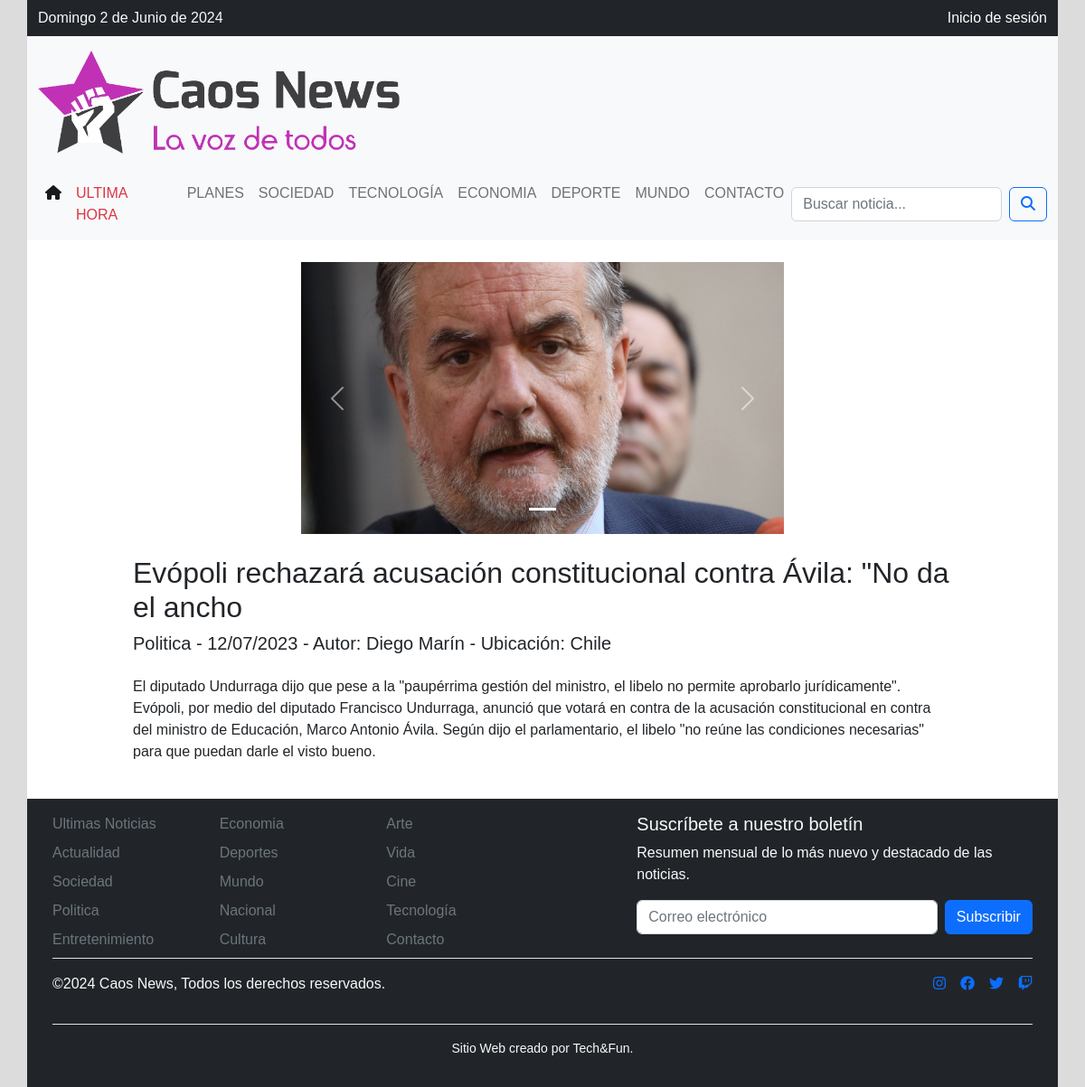
The app's page /noticia/30/ with its own data.
### CaosNewsApp/models.py (models this page shows, shortened)
class ImagenNoticia(models.Model):
    id_imagen = models.AutoField(db_column='id_imagen', primary_key=True)
    noticia = models.ForeignKey(Noticia, on_delete=models.CASCADE, related_name='imagenes')
    imagen = models.ImageField(upload_to=get_image_upload_path, null=True, blank=True)

class Noticia(models.Model):
    id_noticia = models.AutoField(db_column='id_noticia', primary_key=True)
    titulo_noticia = models.CharField(max_length=100, blank=False, null=False)
    cuerpo_noticia = models.TextField(blank=False, null=False, default='')
    id_categoria = models.ForeignKey('Categoria', on_delete=models.PROTECT, db_column='id_categoria')
    id_pais = models.ForeignKey('Pais', on_delete=models.PROTECT, db_column='id_pais', null=True)
    activo = models.BooleanField(("Activo"), default=True)
    destacada = models.BooleanField(("Destacada"), default=False)
    fecha_creacion = models.DateTimeField(auto_now_add=True)
    fecha_modificacion = models.DateTimeField(auto_now=True)
    id_usuario = models.ForeignKey(settings.AUTH_USER_MODEL, on_delete=models.CASCADE, db_column='id_usuario')
    eliminado = models.BooleanField(("Borrado"), default=False)

class Categoria(models.Model):
    id_categoria = models.AutoField(db_column='id_categoria', primary_key=True)
    nombre_categoria = models.CharField(max_length=20, blank=False, null=False)

class Pais(models.Model):
    id_pais = models.AutoField(db_column='id_pais', primary_key=True)
    pais = models.CharField(max_length=20, blank=True, null=False)

### CaosNewsApp/views.py (the view)
# urls.py: path('noticia/<int:noticia_id>/', views.mostrar_noticia, name='noticia_detalle'),
def mostrar_noticia(request, noticia_id):
    noticia = get_object_or_404(Noticia, id_noticia=noticia_id)
    imagenes = noticia.imagenes.all()
    context = {
        'noticia': noticia,
        'imagenes': imagenes,
    }
    return render(request, 'detalle_noticia.html', context)

### CaosNewsApp/templates/detalle_noticia.html (shortened to what this page needs)
{% extends './index.html' %}
{% load static %}
{% block body %}
<div class="row">
  <div class="col-md-6 mx-auto">
    <div id="carouselExampleIndicators" class="carousel slide" data-bs-ride="true">
      <div class="carousel-indicators">
        {% for imagen in imagenes %}
        <button type="button" data-bs-target="#carouselExampleIndicators" data-bs-slide-to="{{ forloop.counter0 }}" {% if forloop.first %}class="active" aria-current="true"{% endif %} aria-label="Slide {{ forloop.counter }}"></button>
        {% endfor %}
      </div>
      <div class="carousel-inner">
        {% for imagen in imagenes %}
        <div class="carousel-item {% if forloop.first %}active{% endif %}">
          <img src="{{ imagen.imagen.url }}" class="d-block w-100" alt="Imagen {{ forloop.counter }}">
        </div>
        {% endfor %}
      </div>
      <button class="carousel-control-prev" type="button" data-bs-target="#carouselExampleIndicators" data-bs-slide="prev">
        <span class="carousel-control-prev-icon" aria-hidden="true"></span>
      </button>
      <button class="carousel-control-next" type="button" data-bs-target="#carouselExampleIndicators" data-bs-slide="next">
        <span class="carousel-control-next-icon" aria-hidden="true"></span>
      </button>
    </div>
  </div>
</div>
<div class="row mt-4">
  <div class="col-md-1"></div>
  <div class="col-md-10">
    <h2>{{ noticia.titulo_noticia }}</h2>
  </div>
  <div class="col-md-1"></div>
</div>
<div class="row">
  <div class="col-md-1"></div>
  <div class="col-md-10">
    <h5>{{ noticia.id_categoria.nombre_categoria }} - {{ noticia.fecha_creacion|date:"d/m/Y" }} - Autor: {{ noticia.id_usuario.first_name }} {{ noticia.id_usuario.last_name }}{% if noticia.id_pais %} - Ubicación: {{ noticia.id_pais.pais }}{% endif %}</h5>
  </div>
  <div class="col-md-1"></div>
</div>
<div class="row row-cols-1 row-cols-md-2 g-4 pt-3">
  <div class="col-md-1"></div>
  <div class="col-md-10 h-100">
    <p class="w-100">{{ noticia.cuerpo_noticia }}</p>
  </div>
  <div class="col-md-1"></div>
</div>
{% endblock %}

### records on screen
ImagenNoticia: imagen (picture)
Noticia: titulo_noticia "Evópoli rechazará acusación constitucional contra Ávila: \"No da el ancho", id_categoria.nombre_categoria "Politica", fecha_creacion "12/07/2023", id_usuario.first_name "Diego", id_usuario.last_name "Marín", id_pais.pais "Chile", cuerpo_noticia "El diputado Undurraga dijo que pese a la \"paupérrima gestión del ministro, el libelo no permite aprobarlo jurídicamente\". Evópoli, por medio del diputado Francisco Undurraga, anunció que votará en contra de la acusación constitucional en contra del ministro de Educación, Marco Antonio Ávila. Según dijo el parlamentario, el libelo \"no reúne las condiciones necesarias\" para que puedan darle el visto bueno."
